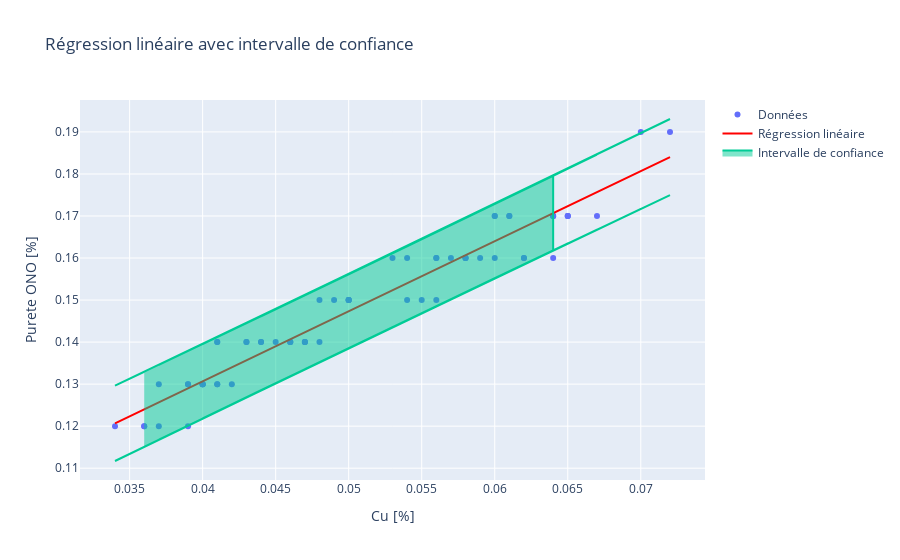

Notebook cell for this chart:
### Markdown cell above
##### Ono et les elements Cu, Cr

### Code cell
x_name, y_name, file_name = 'Cu [%]','Purete ONO [%]','Regression_Ono_Cu.pdf'
width=1.96
plot_linear_regression_with_predict_intervals(df_conforme_without_outliers,x_name, y_name, width, file_name)
